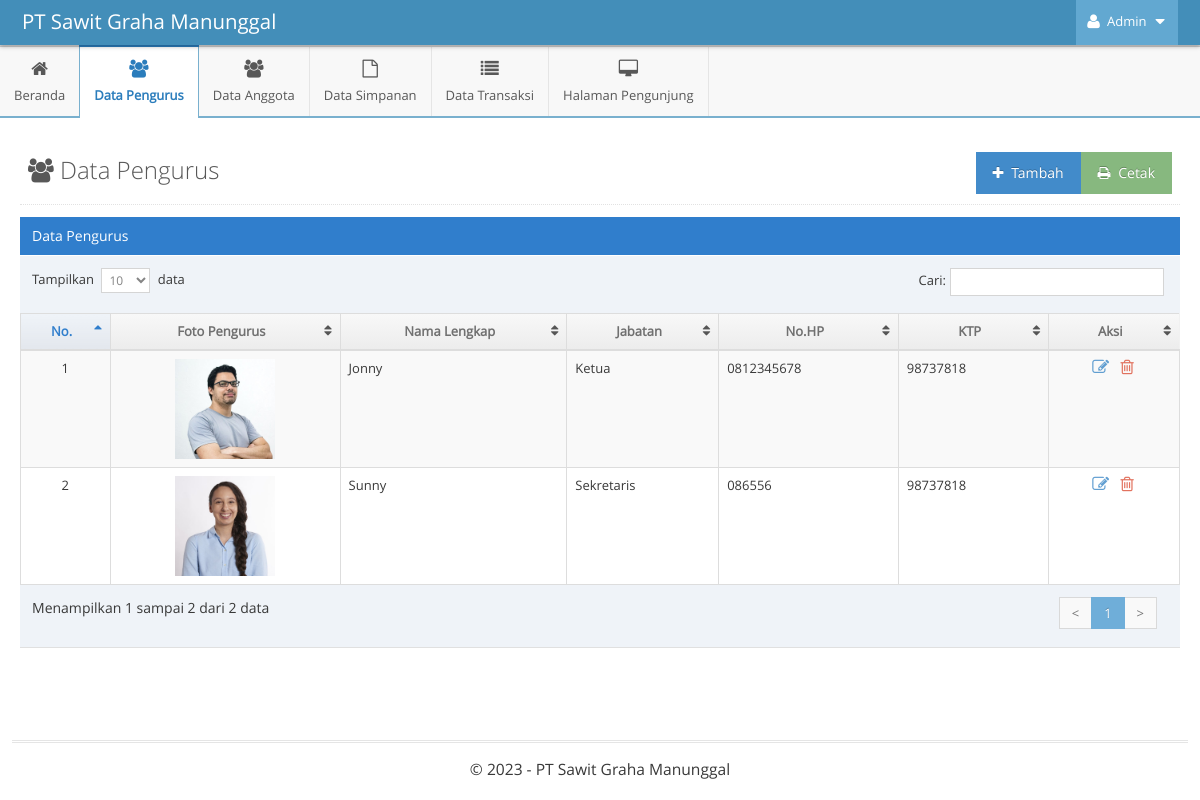
The page /indexAdmin.php?p=pengurus (signed in) on the database its author committed.
### tables this page shows
CREATE TABLE `pengurus` (
  `id_pengurus` int(11) NOT NULL AUTO_INCREMENT,
  `nama` varchar(255) NOT NULL,
  `jabatan` varchar(255) NOT NULL,
  `no_hp` varchar(15) NOT NULL,
  `ktp` varchar(16) NOT NULL,
  `foto` varchar(255) NOT NULL,
  PRIMARY KEY (`id_pengurus`)
);

### functions/functions-admin.php (called while the page is built, shortened)
<?php
$host = 'localhost';
$username = 'root';
$password = '';
$dbname = 'skripsi-pirda';
$conn = mysqli_connect($host, $username, $password, $dbname);
function tampilData($query)
{
    global $conn;
    $result = mysqli_query($conn, $query);
    $rows = [];
    while ($row = mysqli_fetch_assoc($result)) {
        $rows[] = $row;
    }
    return $rows;
}

### pages-admin/pengurus.php (the view, shortened to what this page needs)
<?php
$query_tampil = "SELECT * FROM pengurus";
$pengurus = tampilData($query_tampil);
?>
<div class="page-content">
	<div class="page-header">
		<h1 style="color:#585858">
			<i class="ace-icon fa fa-users"></i> Data Pengurus
			<a href="pages-admin/cetak-pengurus.php" target="_blank">
			<button class="btn btn-success pull-right">
				<i class="ace-icon fa fa-print"></i> Cetak
			</button>
			</a>
			<a data-toggle="modal" href="#tambah-pengurus">
				<button class="btn btn-primary pull-right">
					<i class="ace-icon fa fa-plus"></i> Tambah
				</button>
			</a>
		</h1>
	</div>
	<div class="row">
		<div class="col-xs-12">
			<div class="row">
				<div class="col-xs-12">
					<div class="table-header">
						Data Pengurus
					</div>
					<div>
						<table id="dynamic-table" class="table table-striped table-bordered table-hover">
							<thead>
								<tr>
									<th>No.</th>
									<th>Foto Pengurus</th>
									<th>Nama Lengkap</th>
									<th>Jabatan</th>
									<th>No.HP</th>
									<th>KTP</th>
									<th>Aksi</th>
								</tr>
							</thead>
							<tbody>
								<?php
								$i = 1;
								foreach ($pengurus as $row) :
								?>
									<tr>
										<td class="center"><?= $i++; ?></td>
										<td class="center">
											<img src="assets-admin/images/<?= $row["foto"]; ?>" alt="foto-user" width="100px">
										</td>
										<td><?= $row['nama']; ?></td>
										<td><?= $row['jabatan']; ?></td>
										<td><?= $row['no_hp']; ?></td>
										<td><?= $row['ktp']; ?></td>
										<td class="center">
											<div class="action-buttons">
												<a data-rel="tooltip" data-placement="top" title="Ubah" style="margin-right:5px" class="blue tooltip-info" data-toggle="modal" href="#edit-pengurus-<?= $row['id_pengurus']; ?>">
													<i class="ace-icon fa fa-edit bigger-130"></i>
												</a>
												<a data-rel="tooltip" data-placement="top" title="Hapus" style="margin-right:5px" class="red tooltip-error" data-toggle="modal" href="#hapus-pengurus-<?= $row['id_pengurus']; ?>">
													<i class="ace-icon fa fa-trash-o bigger-130"></i>
												</a>
											</div>
										</td>
									</tr>
								<?php endforeach; ?>
							</tbody>
						</table>
					</div>
				</div>
			</div>
		</div>
	</div>
</div>

### indexAdmin.php (shortened to what this page needs)
<?php
include 'functions/functions-admin.php';
$p = isset($_GET['p']) ? $_GET['p'] : 'beranda';
?>
<!DOCTYPE html>
<html lang="en">
<head>
    <link rel="stylesheet" type="text/css" href="assets-admin/css/bootstrap.min.css" />
    <link rel="stylesheet" type="text/css" href="assets-admin/plugins/font-awesome-4.6.3/css/font-awesome.min.css" />
    <link rel="stylesheet" type="text/css" href="assets-admin/plugins/chosen/css/chosen.min.css" />
    <link rel="stylesheet" type="text/css" href="assets-admin/plugins/datepicker/css/datepicker.min.css" />
    <link rel="stylesheet" type="text/css" href="assets-admin/css/ace.min.css" class="ace-main-stylesheet" id="main-ace-style" />
    <link rel="stylesheet" type="text/css" href="assets-admin/js/ace-extra.min.js" />
</head>
<body class="no-skin">
    <div id="navbar" class="navbar navbar-default navbar-collapse h-navbar navbar-fixed-top">
        <div class="navbar-container" id="navbar-container">
            <div class="navbar-header pull-left">
                <a href="index.html" class="navbar-brand">
                    <small>
                        PT Sawit Graha Manunggal
                    </small>
                </a>
            </div>
            <div class="navbar-buttons navbar-header pull-right  collapse navbar-collapse" role="navigation">
                <ul class="nav ace-nav">
                    <li class="light-blue">
                        <a data-toggle="dropdown" href="#" class="dropdown-toggle">
                            <i class="ace-icon fa fa-user"></i>
                            <span class="user-info">
                                Admin
                            </span>
                            <i class="ace-icon fa fa-caret-down"></i>
                        </a>
                    </li>
                </ul>
            </div>
        </div>
    </div>
    <div class="main-container" id="main-container">
        <div id="sidebar" class="sidebar h-sidebar navbar-collapse collapse sidebar-fixed">
            <ul class="nav nav-list">
                <li class="hover <?= $p === 'beranda' ? 'active' : '' ?>">
                    <a href="indexAdmin.php?p=beranda">
                        <i class="menu-icon fa fa-home"></i>
                        <span class="menu-text"> Beranda </span>
                    </a>
                </li>
                <li class="hover <?= $p === 'pengurus' ? 'active' : '' ?>">
                    <a href="indexAdmin.php?p=pengurus">
                        <i class="menu-icon fa fa-users"></i>
                        <span class="menu-text"> Data Pengurus </span>
                    </a>
                </li>
                <li class="hover <?= $p === 'anggota' ? 'active' : '' ?>">
                    <a href="indexAdmin.php?p=anggota">
                        <i class="menu-icon fa fa-users"></i>
                        <span class="menu-text"> Data Anggota </span>
                    </a>
                </li>
                <li class="hover <?= $p === 'simpanan-pokok' || $p == 'simpanan-wajib-tahun' || $p == 'simpanan-wajib-bulan' || $p == 'simpanan-wajib' ? 'active' : '' ?>">
                    <a class="dropdown-toggle" href="#">
                        <i class="menu-icon fa fa-file-o"></i>
                        <span class="menu-text"> Data Simpanan </span>
                    </a>
                </li>
                <li class="hover <?= $p === 'transaksi' ? 'active' : '' ?>">
                    <a href="indexAdmin.php?p=transaksi">
                        <i class="menu-icon fa fa-list"></i>
                        <span class="menu-text"> Data Transaksi </span>
                    </a>
                </li>
                <li class="hover <?= $p === 'profil' || $p === 'galeri' || $p === 'kontak' ? 'active' : '' ?>">
                    <a class="dropdown-toggle" href="#">
                        <i class="menu-icon fa fa-desktop"></i>
                        <span class="menu-text"> Halaman Pengunjung </span>
                    </a>
                </li>
            </ul>
        </div>
        <div class="main-content">
            <div class="main-content-inner">
                <?php
                $pages_dir = 'pages-admin';
                if (!empty($_GET['p'])) {
                    $pages = scandir($pages_dir, 0);
                    unset($pages[0], $pages[1]);
                    $p = $_GET['p'];
                    if (in_array($p . '.php', $pages)) {
                        include($pages_dir . '/' . $p . '.php');
                    } else {
                        echo 'Halaman Tidak Ditemukan';
                    }
                } else {
                    include($pages_dir . '/beranda.php');
                }
                ?>
            </div>
        </div>
        <div class="footer">
            <div class="footer-inner">
                <div class="footer-content">
                    <span class="bigger-120">
                        &copy; 2023 - PT Sawit Graha Manunggal
                    </span>
                </div>
            </div>
        </div>
    </div>
</body>
</html>

### rows shown on the page
pengurus: foto (picture), nama "Jonny", jabatan "Ketua", no_hp "0812345678", ktp "98737818"
pengurus: foto (picture), nama "Sunny", jabatan "Sekretaris", no_hp "086556", ktp "98737818"
